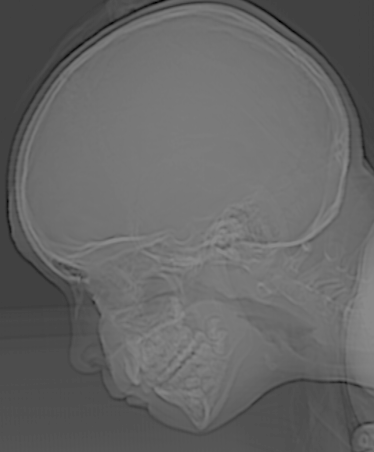
#> input picture Midterm_Course_Project/CT_1.tif, 374 x 452 px
$ python 2.py
#> lines starting #> are read from the running program, lines starting #| are printed output that depends on the picture
import numpy as np
import cv2 as cv
import matplotlib.pyplot as plt

#read images
ct1 = cv.imread("CT_1.tif" , 0 )
#> ct1 is the input picture: shape (452, 374); min 0, max 137, mean 101.7
ct2 = cv.imread("CT_2.tif" , 0 )
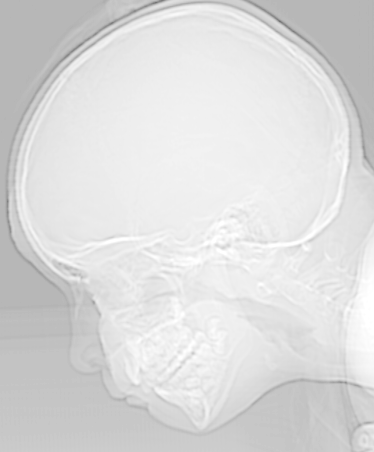
#> input picture Midterm_Course_Project/CT_2.tif, 374 x 452 px
#> ct2 is the input picture: shape (452, 374); min 118, max 255, mean 219.7
#apply transform function and then round it and then convert to uint8
def transformation_function(img ):
    return (np.round((255 * np.sin(np.pi /2 / 255 * img)))).astype('uint8')
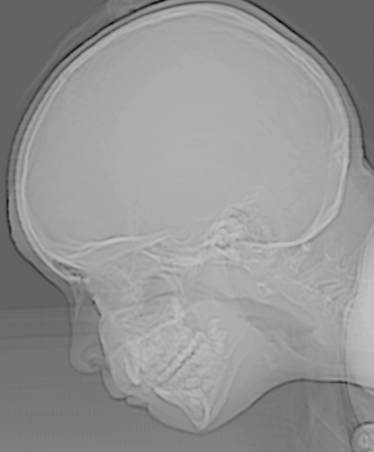
#> returned value: shape (452, 374); min 0, max 191, mean 148.3

#apply TF to CT1 and CT2
ct1t = transformation_function(ct1)
ct2t = transformation_function(ct2)
#> in transformation_function (call 2), `return (np.round((255 * np.sin(np.pi /2 / 255 * img)))).astype('uint8')`:
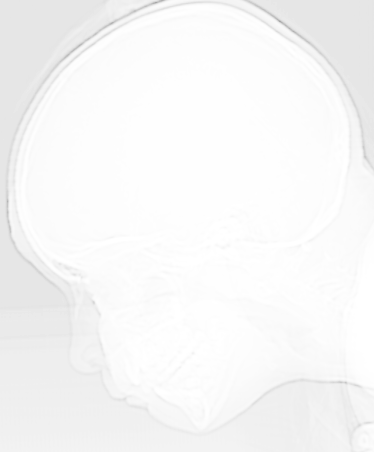
#> returned value: shape (452, 374); min 169, max 255, mean 246.9


#open a new figure to show
plt.figure()
#choose first subplot
plt.subplot(2,2,1)
#show original CT 1
plt.imshow(ct1,cmap = 'gray', vmin = 0 , vmax=255)
#add title
plt.title("Original CT1")
#turn axis off
plt.axis(False)

#chose second subplot to show
plt.subplot(2,2,3)
plt.imshow(ct1t,cmap = 'gray', vmin = 0 , vmax=255)
plt.title("Transformed CT1")
plt.axis(False)

#choose third subplot to show
plt.subplot(2,2,2)
plt.imshow(ct2,cmap = 'gray', vmin = 0 , vmax=255)
plt.title("Original CT2")
plt.axis(False)

#choose fourth subplot to show
plt.subplot(2,2,4)
plt.imshow(ct2t,cmap = 'gray', vmin = 0 , vmax=255)
plt.title("Transformed CT2")
plt.axis(False)

#show
plt.show()
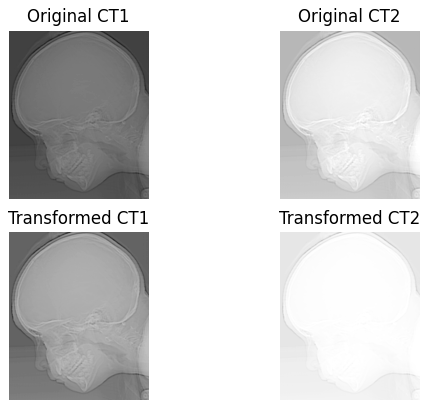
#> figure drawn by matplotlib, 4 panels

# define x axis (L, intensity levels)
x = np.arange(256)
#plot transformation function with red color
plt.plot(x,(255 * np.sin(np.pi /2 / 255 * x)),'r',label='s(r)')
#plot identity function with blue color
plt.plot(x,x,'b',label='Identity')
#show legend
plt.legend()
#show
plt.show()
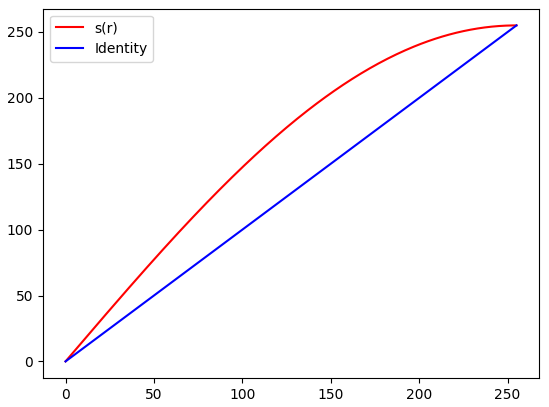
#> figure drawn by matplotlib, 1 panel; curve peaks at x = 255, y = 255; curve peaks at x = 255, y = 255
